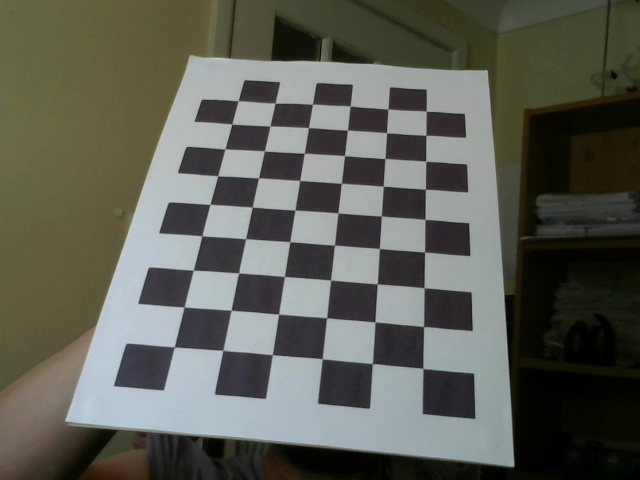
#> input picture checkerboard-sample.jpg, 640 x 480 px
$ python calibrate.py checkerboard-sample.jpg
#> lines starting #> are read from the running program, lines starting #| are printed output that depends on the picture; long printed decimals are rounded
### common.py
#!/usr/bin/env python

'''
This module contains some common routines used by other samples.
'''

# Python 2/3 compatibility
from __future__ import print_function
import sys
PY3 = sys.version_info[0] == 3

if PY3:
    from functools import reduce

import numpy as np
import cv2 as cv

# built-in modules
import os
import itertools as it
from contextlib import contextmanager

image_extensions = ['.bmp', '.jpg', '.jpeg', '.png', '.tif', '.tiff', '.pbm', '.pgm', '.ppm']

class Bunch(object):
    def __init__(self, **kw):
        self.__dict__.update(kw)
    def __str__(self):
        return str(self.__dict__)

def splitfn(fn):
    path, fn = os.path.split(fn)
    name, ext = os.path.splitext(fn)
    return path, name, ext

def anorm2(a):
    return (a*a).sum(-1)
def anorm(a):
    return np.sqrt( anorm2(a) )

# [44 lines left out: functions homotrans, to_rect, rect2rect_mtx, lookat, mtx2rvec, draw_str, not called in this run]

class Sketcher:
    # [8 lines left out: function __init__, not called in this run]

    def show(self):
        cv.imshow(self.windowname, self.dests[0])

    # [13 lines left out: function on_mouse, not called in this run]


# palette data from matplotlib/_cm.py
_jet_data =   {'red':   ((0., 0, 0), (0.35, 0, 0), (0.66, 1, 1), (0.89,1, 1),
                         (1, 0.5, 0.5)),
               'green': ((0., 0, 0), (0.125,0, 0), (0.375,1, 1), (0.64,1, 1),
                         (0.91,0,0), (1, 0, 0)),
               'blue':  ((0., 0.5, 0.5), (0.11, 1, 1), (0.34, 1, 1), (0.65,0, 0),
                         (1, 0, 0))}

cmap_data = { 'jet' : _jet_data }

# [14 lines left out: function make_cmap, not called in this run]

def nothing(*arg, **kw):
    pass

def clock():
    return cv.getTickCount() / cv.getTickFrequency()

# [8 lines left out: function Timer, not called in this run]

class StatValue:
    def __init__(self, smooth_coef = 0.5):
        self.value = None
        self.smooth_coef = smooth_coef
    # [6 lines left out: function update, not called in this run]

class RectSelector:
    # [31 lines left out: functions __init__, onmouse, draw, not called in this run]
    @property
    def dragging(self):
        return self.drag_rect is not None


# [24 lines left out: functions grouper, mosaic, not called in this run]

def getsize(img):
    h, w = img.shape[:2]
    return w, h

def mdot(*args):
    return reduce(np.dot, args)

# [4 lines left out: function draw_keypoints, not called in this run]

### calibrate.py
#!/usr/bin/env python

'''
camera calibration for distorted images with chess board samples
reads distorted images, calculates the calibration and write undistorted images

usage:
    calibrate.py [--debug <output path>] [--square_size] [<image mask>]

default values:
    --debug:    ./output/
    --square_size: 1.0
    <image mask> defaults to ../data/left*.jpg
'''

# Python 2/3 compatibility
from __future__ import print_function

import numpy as np
import cv2 as cv
import cv2

# local modules
from common import splitfn

# built-in modules
import os

def main():
    import sys
    import getopt
    from glob import glob

    args, img_mask = getopt.getopt(sys.argv[1:], '', ['debug=', 'square_size=', 'threads='])
    args = dict(args)
    args.setdefault('--debug', './output/')
    args.setdefault('--square_size', 1.0)
    args.setdefault('--threads', 4)
    if not img_mask:
        img_mask = './data/left??.jpg'  # default
    else:
        img_mask = img_mask[0]

    img_names = glob(img_mask)
    debug_dir = args.get('--debug')
    if debug_dir and not os.path.isdir(debug_dir):
        os.mkdir(debug_dir)
    square_size = float(args.get('--square_size'))

    pattern_size = (9, 6)
    pattern_points = np.zeros((np.prod(pattern_size), 3), np.float32)
    pattern_points[:, :2] = np.indices(pattern_size).T.reshape(-1, 2)
    pattern_points *= square_size

    obj_points = []
    img_points = []
    h, w = cv.imread(img_names[0], cv.IMREAD_GRAYSCALE).shape[:2]  # TODO: use imquery call to retrieve results
#> h = 480; w = 640

    def processImage(fn):
#> called with fn = 'checkerboard-sample.jpg'
        print('processing %s... ' % fn)
        img = cv.imread(fn, 0)
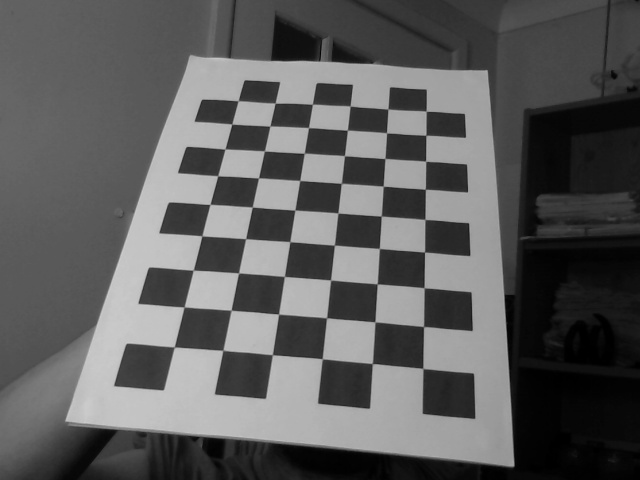
#> img: shape (480, 640); min 0, max 205, mean 92.3
        if img is None:
            print("Failed to load", fn)
            return None

        assert w == img.shape[1] and h == img.shape[0], ("size: %d x %d ... " % (img.shape[1], img.shape[0]))
        found, corners = cv.findChessboardCorners(img, pattern_size)
#> found = True; corners = 54 rows, first 8: [174.4, 347], [184.2, 307], [193.2, 270.2], [201.8, 235.9], [210, 204.4], [217.7, 175.8], [224.9, 149], [231.8, 124.2]
        if found:
            term = (cv.TERM_CRITERIA_EPS + cv.TERM_CRITERIA_COUNT, 30, 0.1)
            cv.cornerSubPix(img, corners, (5, 5), (-1, -1), term)

        if debug_dir:
            vis = cv.cvtColor(img, cv.COLOR_GRAY2BGR)
            cv.drawChessboardCorners(vis, pattern_size, corners, found)
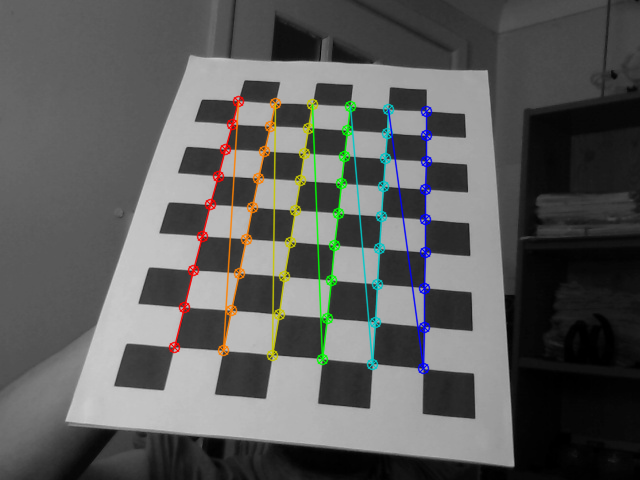
#> vis: shape (480, 640, 3); mean B, G, R 91.5, 92.8, 92.2
            _path, name, _ext = splitfn(fn)
            outfile = os.path.join(debug_dir, name + '_chess.png')
            cv.imwrite(outfile, vis)

        if not found:
            print('chessboard not found')
            return None

        print('           %s... OK' % fn)
        return (corners.reshape(-1, 2), pattern_points)

    threads_num = int(args.get('--threads'))
    if threads_num <= 1:
        chessboards = [processImage(fn) for fn in img_names]
    else:
        print("Run with %d threads..." % threads_num)
        from multiprocessing.dummy import Pool as ThreadPool
        pool = ThreadPool(threads_num)
        chessboards = pool.map(processImage, img_names)
#> chessboards = 1 item

    chessboards = [x for x in chessboards if x is not None]
    for (corners, pattern_points) in chessboards:
        img_points.append(corners)
        obj_points.append(pattern_points)
#> this loop made 1 pass
#> after the loop, img_points = 1 point arrays, longest 54 points; obj_points = 1 item

    # calculate camera distortion
    rms, camera_matrix, dist_coefs, rvecs, tvecs = cv.calibrateCamera(obj_points, img_points, (w, h), None, None)
#> rms = 0.244; camera_matrix = [[233.5, 0, 315.7], [0, 174.5, 234.2], [0, 0, 1]]; dist_coefs = [[0.00999, -0.0442, 0.0199, 0.000835, 0.0358]]; rvecs = ([-0.129, -0.109, -1.47],); tvecs = ([-2.86, 2.98, 4.82],)

    print("\nRMS:", rms)
#| RMS: 0.2437
    print("camera matrix:\n", camera_matrix)
#| camera matrix:
#|  [[233.483   0.         315.657]
#|  [  0.         174.471 234.223]
#|  [  0.           0.           1.        ]]
    print("distortion coefficients: ", dist_coefs.ravel())
#| distortion coefficients:  [ 0.00999 -0.04423  0.01994  0.0008349  0.03579 ]

    np.savez('B.npz', mtx=camera_matrix, dist=dist_coefs, rvecs=rvecs, tvecs=tvecs)

    # undistort the image with the calibration
    print('')
    for fn in img_names if debug_dir else []:
        _path, name, _ext = splitfn(fn)
        img_found = os.path.join(debug_dir, name + '_chess.png')
        outfile = os.path.join(debug_dir, name + '_undistorted.png')

        img = cv.imread(img_found)
        if img is None:
            continue

        h, w = img.shape[:2]
        newcameramtx, roi = cv.getOptimalNewCameraMatrix(camera_matrix, dist_coefs, (w, h), 1, (w, h))
#> newcameramtx = [[248, 0, 317.9], [0, 185.4, 248.3], [0, 0, 1]]; roi = (177, 135, 277, 212)

        dst = cv.undistort(img, camera_matrix, dist_coefs, None, newcameramtx)
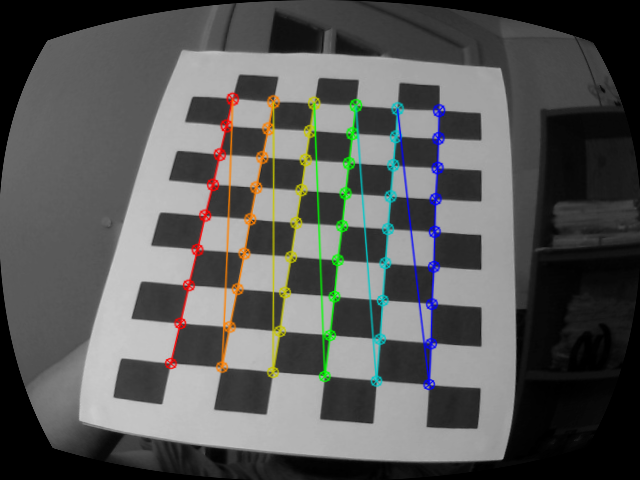
#> dst: shape (480, 640, 3); mean B, G, R 87.9, 89.3, 88.6

        # crop and save the image
        x, y, w, h = roi
#> x = 177; y = 135; w = 277; h = 212
        dst = dst[y:y+h, x:x+w]
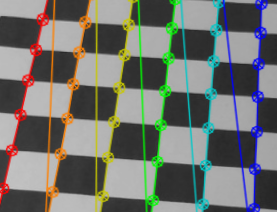
#> dst: shape (212, 277, 3); mean B, G, R 110.6, 116.1, 113.2

        print('Undistorted image written to: %s' % outfile)
        cv.imwrite(outfile, dst)

    print('Done')

def draw(img, corners, imgpts):
    corner = tuple(corners[0].ravel().astype('int32'))
    img = cv.line(img, corner, tuple(imgpts[0].ravel().astype('int32')), (255,0,0), 5)
    img = cv.line(img, corner, tuple(imgpts[1].ravel().astype('int32')), (0,255,0), 5)
    img = cv.line(img, corner, tuple(imgpts[2].ravel().astype('int32')), (0,0,255), 5)
    return img

def draw2(img, corners, imgpts):
    imgpts = np.int32(imgpts).reshape(-1,2)
    # draw ground floor in green
    img = cv.drawContours(img, [imgpts[:4]],-1,(0,255,0),-3)
    # draw pillars in blue color
    for i,j in zip(range(4),range(4,8)):
        img = cv.line(img, tuple(imgpts[i]), tuple(imgpts[j]),(255),3)
    # draw top layer in red color
    img = cv.drawContours(img, [imgpts[4:]],-1,(0,0,255),3)
    return img


if __name__ == '__main__':
    print(__doc__)
    main()
    cv.destroyAllWindows()

    import getopt
    from glob import glob

    # Load previously saved data
    with np.load('B.npz') as X:
        mtx, dist, _, _ = [X[i] for i in ('mtx','dist','rvecs','tvecs')]

    criteria = (cv2.TERM_CRITERIA_EPS + cv2.TERM_CRITERIA_MAX_ITER, 30, 0.001)
    objp = np.zeros((6*9,3), np.float32)
    objp[:,:2] = np.mgrid[0:9,0:6].T.reshape(-1,2)

    axis = np.float32([[0,0,0], [0,3,0], [3,3,0], [3,0,0],
                   [0,0,-3],[0,3,-3],[3,3,-3],[3,0,-3] ])

    for fname in glob('./data/left??.jpg'):
        img = cv2.imread(fname)
        gray = cv2.cvtColor(img,cv2.COLOR_BGR2GRAY)
        ret, corners = cv2.findChessboardCorners(gray, (9, 6),None)

        if ret == True:
            corners2 = cv2.cornerSubPix(gray,corners,(5,5),(-1,-1),criteria)

            # Find the rotation and translation vectors.
            ret,rvecs, tvecs = cv2.solvePnP(objp, corners2, mtx, dist)

            # project 3D points to image plane
            imgpts, jac = cv2.projectPoints(axis, rvecs, tvecs, mtx, dist)

            img = draw2(img,corners2,imgpts)
            cv.imshow('img',img)
            k = cv.waitKey(0) & 0xFF
            if k == ord('s'):
                cv.imwrite(fname[:6]+'.png', img)

    cv2.destroyAllWindows()
